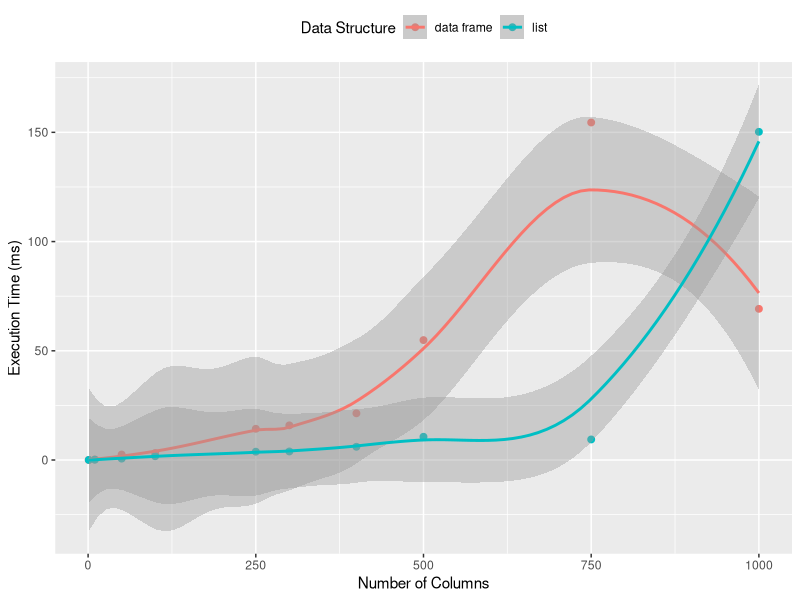

This figure's R source:
## ---- chunk 1
knitr::opts_chunk$set(echo = TRUE,
                      warning = FALSE,
                      message = FALSE,
                      fig.width = 14,
                      fig.height = 10)

# same seed throughout the book
set.seed(1014)
## ---- chunk 2
# load packages
library(lobstr)
## ---- chunk 3
x <- c(1, 2, 3)
## ---- chunk 4
y <- x

# check: same memory address
obj_addr(x) == obj_addr(y)
## ---- chunk 5
?Reserved
## ---- chunk 6
a <- 1:10
b <- a
c <- b
d <- 1:10
## ---- chunk 7
# same memory addresss/binding
obj_addr(a) == obj_addr(b) 
obj_addr(a) == obj_addr(c)

# different memory address/binding
obj_addr(a) == obj_addr(d)
## ---- chunk 8
mean
base::mean
get("mean")
evalq(mean)
match.fun("mean")
## ---- chunk 9
obj_addr(mean)
obj_addr(get("mean"))
obj_addr(evalq(mean))
obj_addr(match.fun("mean"))
## ---- chunk 10
.123e1
typeof(.123e1)
## ---- chunk 11
# same memory adress
x <- c(1, 2, 3)
y <- x


# copy-on-modify
y[[3]]
y[[3]] <- 4

x
y


# R created a new object and rebound 'y' to that new object.
obj_addr(x)
obj_addr(y)
## ---- chunk 12
x <- c(1, 2, 3)
tracemem(x)

y <- x
y[[3]] <- 4L

obj_addr(x)
obj_addr(y)
## ---- chunk 13
y[[3]] <- 5L

obj_addr(y)

# trun off tracking
untracemem(x)
## ---- chunk 14
f <- function(a) {
  a
}

x <- c(1, 2, 3)
tracemem(x)

# create new object with same values
z <- f(x)
# no copy here!

untracemem(x)
## ---- chunk 15
f <- function(a) {
  a[[3]] <- 4
}

x <- c(1, 2, 3)
tracemem(x)

# copy-on-modify!
z <- f(x)

untracemem(x)
## ---- chunk 16
l1 <- list(1, 2, 3)
## ---- chunk 17
l2 <- l1
l2[[3]] <- 4
## ---- chunk 18
# shallow copy
ref(l1, l2)
## ---- chunk 19
d1 <- data.frame(
  x = c(1, 5, 6),
  y = c(2, 4, 3)
)

# If you modify a **column**, only that column needs to be modified. The others will still point to their original references:
d2 <- d1
d2[,2] <- d2[,2] * 2

ref(d1, d2)

# If you modify a **row** every columns needs to be copied:
d3 <- d1
d3 <- d3[1, ] * 3

ref(d1, d3)
## ---- chunk 20
x <- c("a", "a", "abc", "d")

ref(x, 
    character = TRUE)
## ---- chunk 21
tracemem(1:10)
## ---- chunk 22
x <- c(1L, 2L, 3L)
tracemem(x)

x[[3]] <- 4

untracemem(x)
## ---- chunk 23
# all integer
x <- c(1L, 2L, 3L)
tracemem(x)

x[[3]] <- 4L


# all double
x <- c(1, 2, 3)
tracemem(x)

x[[3]] <- 4L
## ---- chunk 24
# vector
a <- 1:10
# list
b <- list(a, a)
# list
c <- list(b, a, 1:10)
## ---- chunk 25
# 3 different memory addresses/bindings
obj_addr(a)
obj_addr(b)
obj_addr(c)
## ---- chunk 26
# a contains one references to the values 1:10
ref(a)
# b contains a list of two references to the same address as a
ref(b)
# c contains a list of b (containing two references to a), a (containing the same reference again) and a reference pointing to a different address containing the same value (1:10).
ref(c)
## ---- chunk 27
x <- list(1:10)
x[[2]] <- x
## ---- chunk 28
x <- list(1:10)
obj_addr(x)
ref(x)
## ---- chunk 29
tracemem(x)

x[[2]] <- x
obj_addr(x)
ref(x)
## ---- chunk 30
str(x)
## ---- chunk 31
obj_size(letters)
obj_size(LETTERS)

obj_size(ggplot2::diamonds)
## ---- chunk 32
x <- runif(1e6)
obj_size(x)

y <- list(x, x, x)
obj_size(y)

obj_size(x, y)
## ---- chunk 33
obj_size(1:3)
obj_size(1:1000)
obj_size(1:1e10)
## ---- chunk 34
banana <- "bananas bananas bananas"
obj_size(banana)

obj_size(rep(banana, 100))
## ---- chunk 35
y <- rep(list(runif(1e4)), 100)

object.size(y)
# 8'005'648 bytes
obj_size(y)
# = 80'900 bytes
## ---- chunk 36
str(y)
purrr::map(y, ~identical(., y[[1]]))
## ---- chunk 37
funs <- list(mean, sd, var)
obj_size(funs)
## ---- chunk 38
# base size
a <- runif(1e6)
obj_size(a)

# both lists contain references to the same memory address... No additional memory for the second list element.
b <- list(a, a)
obj_size(b)
obj_size(a , b)

ref(a, b)

# copy-on-modify => new address in memory for the first element. The second element still refers to the same address as a. Size of b doubles (2 different elements now). The size of a and b is equal to the size of b alone, because a is part of b...
b[[1]][[1]] <- 10
obj_size(b)
obj_size(a, b)

ref(a, b)

# copy-on-modify => new address for the second element too! So no element points to the same address as a anymore (2 new and separated addresses in memory...). Altogether we have 3 different vectors now => 3 * 8MB = 24MB
b[[2]][[1]] <- 10
obj_size(b)
obj_size(a, b)

ref(a, b)
## ---- chunk 39
v <- c(1, 2, 3)
tracemem(v)

v[[3]] <- 4
## ---- chunk 40
x <- data.frame(
  matrix(
    runif(5 * 1e4), 
    ncol = 5
  )
)

str(x)

# calculate the medians for every element
medians <- vapply(x, median, numeric(1))

# substract the median from each column 
# (more precisely: form each element in each column)

start_time <- Sys.time()
for(i in seq_along(medians)) {
  
  x[[i]] <- x[[i]] - medians[[i]]
  
}
end_time <- Sys.time()
glue::glue("{end_time - start_time}")
## ---- chunk 41
tracemem(x)

for(i in seq_along(medians)) {
  
  x[[i]] <- x[[i]] - medians[[i]]
  
}

untracemem(x)
## ---- chunk 42
e1 <- rlang::env(a = 1, b = 2, c = 3)
e2 <- e1
## ---- chunk 43
e1$c <- 4
e1$c

e2$c
## ---- chunk 44
e <- rlang::env()
e$self <- e

ref(e)
## ---- chunk 45
x <- list()
x[[1]] <- x
## ---- chunk 46
x <- list()
obj_addr(x)

tracemem(x)
# copy-on-modify
x[[1]] <- x

# new memory address of the copied object
obj_addr(x)
# old memory address
obj_addr(x[[1]])
## ---- chunk 47
# create random data frame generator
create_random_df <- function(nrow, ncol) {
  random_matrix <- matrix(runif(nrow * ncol), nrow = nrow)
  as.data.frame(random_matrix)
}

create_random_df(2, 2)
## ---- chunk 48
# create two different approaches to subtract medians

### 1) same for-loop as above...
subtract_df <- function(x, medians) {
  
  for (i in seq_along(medians)) {
    x[[i]] <- x[[i]] - medians[[i]]
  }
  x
  
}

### 2) different approach
subtract_list <- function(x, medians) {
  x <- as.list(x)
  x <- subtract_df(x, medians)
  list2DF(x)
}
## ---- chunk 49
# create median function
benchmark_medians <- function(ncol) {
  df <- create_random_df(nrow = 1e4, ncol = ncol)
  medians <- vapply(df, median, numeric(1), USE.NAMES = FALSE)

  bench::mark(
    "data frame" = subtract_df(df, medians),
    "list" = subtract_list(df, medians),
    time_unit = "ms"
  )
}

benchmark_medians(1)
## ---- chunk 50
results <- bench::press(
  ncol = c(1, 10, 50, 100, 250, 300, 400, 500, 750, 1000),
  benchmark_medians(ncol)
)

library(ggplot2)
library(magrittr)


ggplot(
  results,
  aes(ncol, median, col = attr(expression, "description"))
) +
  geom_point(size = 2) +
  geom_smooth() +
  labs(
    x = "Number of Columns",
    y = "Execution Time (ms)",
    colour = "Data Structure"
  ) +
  theme(legend.position = "top")
